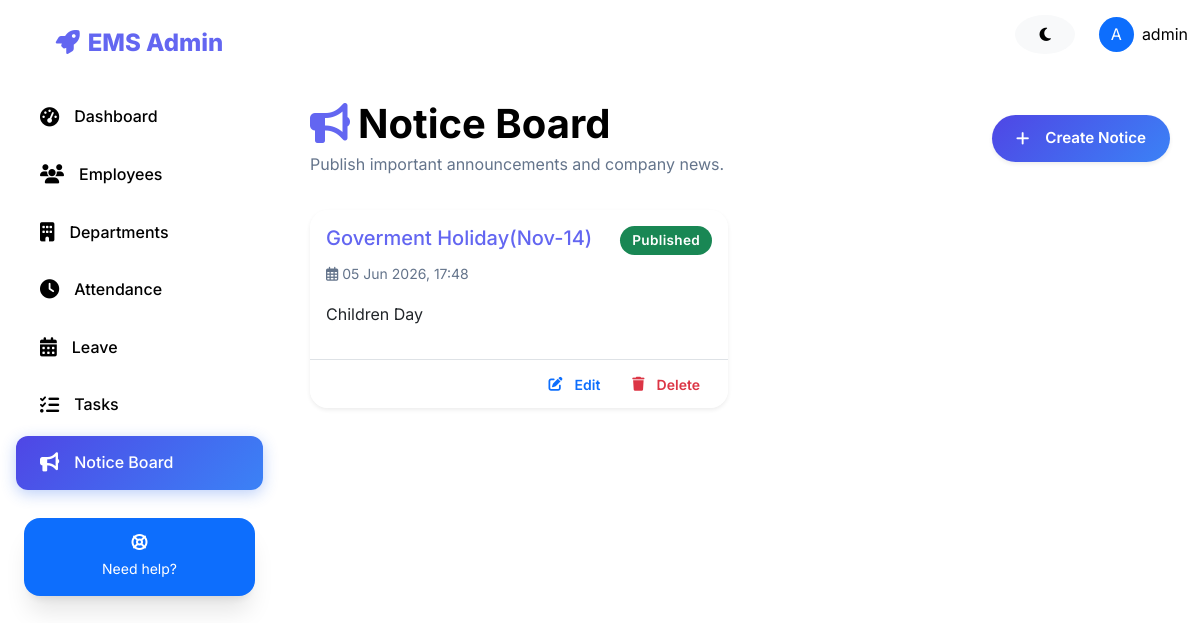
Page /notice/ (signed in) on the committed database.
### employees/models.py (models this page shows, shortened)
class Notice(models.Model):
    title = models.CharField(max_length=200)
    content = models.TextField()
    created_by = models.ForeignKey(Employee, on_delete=models.SET_NULL, null=True)
    is_published = models.BooleanField(default=True)
    created_at = models.DateTimeField(auto_now_add=True)
    updated_at = models.DateTimeField(auto_now=True)
    class Meta:
        ordering = ['-created_at']

### employees/views.py (the view)
# urls.py: path('notice/', views.notice_list, name='notice_list'),
@login_required(login_url='login')
def notice_list(request):
    notices = Notice.objects.all().order_by('-created_at')
    paginator = Paginator(notices, 10)
    page_obj = paginator.get_page(request.GET.get('page'))
    return render(request, 'employees/notice_list.html', {'notices': page_obj})

### templates/employees/notice_list.html (shortened to what this page needs)
{% extends 'base.html' %}
{% block content %}
<div class="page-header d-flex justify-content-between align-items-center mb-4">
    <div>
        <h1 class="fw-bold mb-1"><i class="fas fa-bullhorn text-primary me-2"></i>Notice Board</h1>
        <p class="text-muted mb-0">Publish important announcements and company news.</p>
    </div>
    <a href="{% url 'notice_create' %}" class="btn btn-primary-gradient rounded-pill px-4 shadow-sm">
        <i class="fas fa-plus me-2"></i> Create Notice
    </a>
</div>
{% if notices %}
<div class="row">
    {% for notice in notices %}
    <div class="col-md-6 mb-4">
        <div class="card shadow-sm h-100 {% if not notice.is_published %}border-warning{% else %}border-0{% endif %}">
            <div class="card-body">
                <div class="d-flex justify-content-between align-items-start mb-2">
                    <h5 class="card-title text-primary mb-0">{{ notice.title }}</h5>
                    {% if not notice.is_published %}
                    <span class="badge bg-warning text-dark ms-2">Draft</span>
                    {% else %}
                    <span class="badge bg-success ms-2">Published</span>
                    {% endif %}
                </div>
                <div class="text-muted small mb-3">
                    <i class="far fa-calendar-alt me-1"></i>{{ notice.created_at|date:"d M Y, H:i" }}
                </div>
                <p class="card-text text-secondary">{{ notice.content|linebreaks }}</p>
            </div>
            <div class="card-footer bg-transparent border-top d-flex justify-content-end gap-2">
                <a href="{% url 'notice_edit' notice.id %}" class="btn btn-sm btn-outline-primary">
                    <i class="fas fa-edit me-1"></i>Edit
                </a>
                <a href="{% url 'notice_delete' notice.id %}" class="btn btn-sm btn-outline-danger">
                    <i class="fas fa-trash me-1"></i>Delete
                </a>
            </div>
        </div>
    </div>
    {% endfor %}
</div>
{% endif %}
{% endblock %}

### templates/base.html (shortened to what this page needs)
<!DOCTYPE html>
<html lang="en">
<head>
    <link href="https://cdn.jsdelivr.net/npm/bootstrap@5.3.3/dist/css/bootstrap.min.css" rel="stylesheet">
    <link rel="stylesheet" href="https://cdnjs.cloudflare.com/ajax/libs/font-awesome/6.5.1/css/all.min.css">
    <link rel="stylesheet" href="/static/css/style.css">
</head>
<body>
    <div class="ems-wrapper">
        {% if user.is_authenticated %}
        <aside class="ems-sidebar" id="emsSidebar">
            <div class="ems-sidebar-header">
                <i class="fas fa-rocket me-2"></i>EMS Admin
            </div>
            <nav class="ems-sidebar-nav">
                <a href="/" class="ems-nav-link {% if request.path == '/' %}active{% endif %}">
                    <i class="fas fa-tachometer-alt"></i>
                    <span>Dashboard</span>
                </a>
                <a href="/employees/" class="ems-nav-link {% if '/employees/' in request.path %}active{% endif %}">
                    <i class="fas fa-users"></i>
                    <span>Employees</span>
                </a>
                <a href="/departments/" class="ems-nav-link {% if '/departments/' in request.path %}active{% endif %}">
                    <i class="fas fa-building"></i>
                    <span>Departments</span>
                </a>
                <a href="/attendance/" class="ems-nav-link {% if '/attendance/' in request.path %}active{% endif %}">
                    <i class="fas fa-clock"></i>
                    <span>Attendance</span>
                </a>
                <a href="/leave/" class="ems-nav-link {% if '/leave/' in request.path %}active{% endif %}">
                    <i class="fas fa-calendar-alt"></i>
                    <span>Leave</span>
                </a>
                <a href="/task/" class="ems-nav-link {% if '/task/' in request.path %}active{% endif %}">
                    <i class="fas fa-tasks"></i>
                    <span>Tasks</span>
                </a>
                <a href="/notice/" class="ems-nav-link {% if '/notice/' in request.path %}active{% endif %}">
                    <i class="fas fa-bullhorn"></i>
                    <span>Notice Board</span>
                </a>
                <div class="mt-auto p-4">
                    <div class="card p-3 bg-primary text-white border-0 text-center rounded-4">
                        <i class="fas fa-life-ring mb-2"></i>
                        <small>Need help?</small>
                    </div>
                </div>
            </nav>
        </aside>
        {% endif %}
        <div class="w-100">
            <nav class="ems-navbar">
                <div class="container-fluid d-flex justify-content-between align-items-center">
                    <div class="ms-auto d-flex align-items-center gap-3">
                        {% if user.is_authenticated %}
                        <button class="btn btn-light rounded-circle" id="darkModeToggle"><i class="fas fa-moon"></i></button>
                        <div class="dropdown">
                            <div class="d-flex align-items-center gap-2 cursor-pointer" data-bs-toggle="dropdown">
                                <div class="avatar rounded-circle bg-primary text-white d-flex align-items-center justify-content-center" style="width: 35px; height:35px;">{{ user.username|first|upper }}</div>
                                <span>{{ user.username }}</span>
                            </div>
                        </div>
                        {% endif %}
                    </div>
                </div>
            </nav>
        <div class="main-content">
            {% block content %}{% endblock %}
        </div>
    </div>
</body>
</html>

### static/css/style.css (style rules this page uses)
:root { --primary-color: #6366f1; --primary-hover: #4f46e5; --primary-active: #4338ca; --success-color: #22c55e; --warning-color: #f59e0b; --danger-color: #ef4444; --info-color: #3b82f6; --gray-50: #f8fafc; --gray-100: #f1f5f9; --gray-200: #e2e8f0; --gray-300: #cbd5e1; --gray-400: #94a3b8; --gray-500: #64748b; --gray-600: #475569; --gray-700: #334155; --gray-800: #1e293b; --gray-900: #0f172a; --shadow-sm: 0 1px 3px 0 rgb(0 0 0 / 0.1), 0 1px 2px -1px rgb(0 0 0 / 0.1); --shadow-md: 0 4px 6px -1px rgb(0 0 0 / 0.1), 0 2px 4px -2px rgb(0 0 0 / 0.1); --shadow-lg: 0 10px 15px -3px rgb(0 0 0 / 0.1), 0 4px 6px -4px rgb(0 0 0 / 0.1); --shadow-premium: 0 20px 25px -5px rgb(0 0 0 / 0.1), 0 8px 10px -6px rgb(0 0 0 / 0.1); --spacing-1: 8px; --spacing-2: 16px; --spacing-3: 24px; --spacing-4: 32px; --spacing-5: 40px; --radius-md: 12px; --radius-lg: 18px; --transition-base: all 0.3s cubic-bezier(0.4, 0, 0.2, 1); --font-main: 'Inter', sans-serif; --glass-bg: rgba(255, 255, 255, 0.7); --glass-border: rgba(255, 255, 255, 0.4); --primary-dark: #4338ca; --bg-secondary: #ffffff; --bg-tertiary: #f1f5f9; --border-dark: #e2e8f0; --text-primary: #0f172a; --text-secondary: #64748b; --transition-fast: 0.2s ease; --font-weight-semibold: 600; }
* { margin: 0; padding: 0; box-sizing: border-box; }
body { font-family: var(--font-main); background-color: var(--bg-main); color: var(--text-main); line-height: 1.6; transition: var(--transition-base); -webkit-font-smoothing: antialiased; }
.ems-navbar { position: sticky; top: 0; z-index: 1020; background: var(--glass-bg); backdrop-filter: blur(10px); border-bottom: 1px solid var(--glass-border); height: 70px; display: flex; align-items: center; transition: var(--transition-base); }
.ems-wrapper { display: flex; min-height: 100vh; }
.ems-sidebar { width: 280px; background: var(--glass-bg); backdrop-filter: blur(20px); border-right: 1px solid var(--glass-border); position: fixed; height: 100vh; transition: var(--transition-base); z-index: 1030; display: flex; flex-direction: column; }
.ems-sidebar-header { padding: 24px; text-align: center; font-weight: 800; font-size: 1.5rem; color: var(--primary-color); }
.ems-nav-link { display: flex; align-items: center; padding: 14px 24px; margin: 4px 16px; color: var(--text-muted); text-decoration: none; border-radius: 12px; transition: var(--transition-base); font-weight: 500; }
.ems-nav-link.active { background: var(--primary-gradient); color: white; box-shadow: 0 4px 15px rgba(37, 99, 235, 0.3); }
.ems-nav-link i { margin-right: 15px; font-size: 1.2rem; }
.main-content { flex: 1; margin-left: 280px; padding: 30px; transition: var(--transition-base); animation: fadeIn 0.5s ease; }
.card { border: none; border-radius: var(--radius-lg); background: var(--glass-bg); backdrop-filter: blur(10px); box-shadow: var(--shadow-premium); transition: var(--transition-base); overflow: hidden; }
.btn { border-radius: var(--radius-md); font-weight: var(--font-weight-semibold); transition: all var(--transition-fast); border: none; cursor: pointer; display: inline-flex; align-items: center; justify-content: center; gap: var(--spacing-1); white-space: nowrap; pointer-events: auto !important; }
.btn::before, .btn::after { font-size: 0.95rem; }
.btn-sm { padding: 8px 16px; font-size: 0.85rem; border-radius: var(--radius-md); }
.btn { padding: 12px 24px; font-size: 0.95rem; border-radius: var(--radius-md); }
.badge { padding: 6px 12px; border-radius: 12px; font-size: 0.85rem; font-weight: var(--font-weight-semibold); letter-spacing: 0.3px; }
.gap-3 { gap: var(--spacing-3) !important; }
.mb-4 { margin-bottom: var(--spacing-4) !important; }
.text-muted { color: var(--text-secondary) !important; }
.text-primary { color: var(--primary-color) !important; }
.text-center { text-align: center; }
.d-flex { display: flex; }
.align-items-center { align-items: center; }
.justify-content-between { justify-content: space-between; }
.w-100 { width: 100%; }
.h-100 { height: 100%; }
.btn-sm { padding: 0.35rem 0.75rem; font-size: 0.875rem; }
.badge { padding: 0.5rem 0.75rem; border-radius: 20px; font-weight: 600; display: inline-block; }
.shadow-sm { box-shadow: 0 0.125rem 0.25rem rgba(0,0,0,0.075); }

### templates/base.html (style rules this page uses)
:root { --primary-gradient: linear-gradient(135deg, #4f46e5 0%, #3b82f6 100%); }
.btn-primary-gradient { background: var(--primary-gradient) !important; border: none !important; color: white !important; transition: all 0.3s ease !important; display: inline-flex !important; align-items: center !important; }

### rows in the picture
Notice: title "Goverment Holiday(Nov-14)", is_published "Published", created_at "05 Jun 2026, 17:48", content "Children Day"

### other values in the picture
{{ user.username|first|upper }} "A"
{{ user.username }} "admin"
